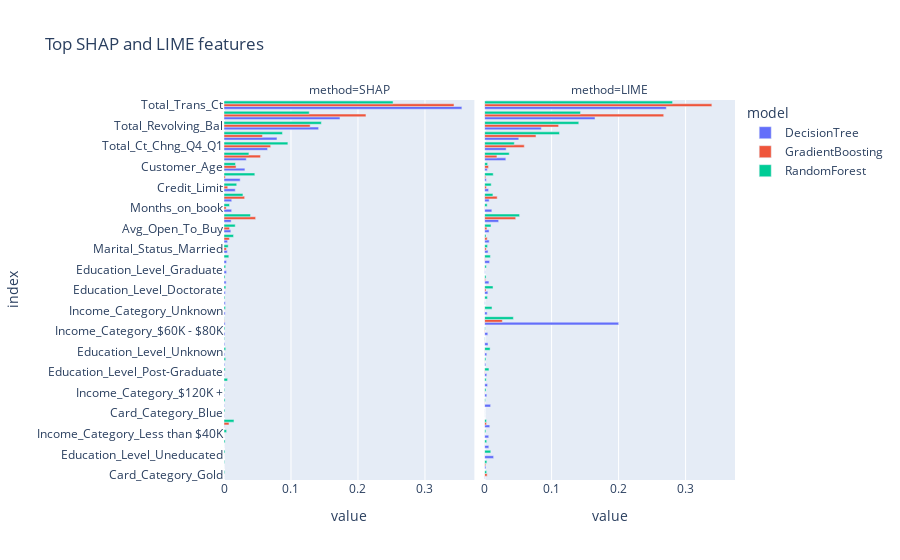

Source (notebook cell):
### Code cell
# plot the results
fig = px.bar(shap_lime_df.sort_values(by='value', ascending=True),
                y='index', 
                x='value', 
                color='model', 
                barmode='group',
                facet_col='method', 
                title="Top SHAP and LIME features")
fig.show()

### Figure 1 — Plotly figure (JSON) as saved in the notebook; plotly's stock layout.template omitted (floating-point values rounded to 4 significant figures)
{"data": [{"alignmentgroup": "True", "hovertemplate": "model=DecisionTree<br>method=SHAP<br>value=%{x}<br>index=%{y}<extra></extra>", "legendgroup": "DecisionTree", "marker": {"color": "#636efa", "pattern": {"shape": ""}}, "name": "DecisionTree", "offsetgroup": "DecisionTree", "orientation": "h", "showlegend": true, "textposition": "auto", "type": "bar", "x": [0, 0, 0, 0, 0, 0.0003914, 0.0004668, 0.0006693, 0.0007071, 0.0008593, 0.0008969, 0.001139, 0.001162, 0.0012, 0.001425, 0.001683, 0.001726, 0.001941, 0.001954, 0.00323, 0.003784, 0.003794, 0.00494, 0.00534, 0.0102, 0.01067, 0.01139, 0.01152, 0.01678, 0.02414, 0.03122, 0.03324, 0.06504, 0.07909, 0.1412, 0.1731, 0.3551], "xaxis": "x", "y": ["Card_Category_Gold", "Card_Category_Silver", "Education_Level_Uneducated", "Education_Level_High School", "Income_Category_Less than $40K", "Gender_M", "Card_Category_Blue", "Income_Category_$40K - $60K", "Income_Category_$120K +", "Marital_Status_Single", "Education_Level_Post-Graduate", "Income_Category_$80K - $120K", "Education_Level_Unknown", "Marital_Status_Unknown", "Income_Category_$60K - $80K", "Card_Category_Platinum", "Income_Category_Unknown", "Education_Level_College", "Education_Level_Doctorate", "Marital_Status_Divorced", "Education_Level_Graduate", "Dependent_count", "Marital_Status_Married", "Gender_F", "Avg_Open_To_Buy", "Months_Inactive_12_mon", "Months_on_book", "Contacts_Count_12_mon", "Credit_Limit", "Avg_Utilization_Ratio", "Customer_Age", "Total_Amt_Chng_Q4_Q1", "Total_Ct_Chng_Q4_Q1", "Total_Relationship_Count", "Total_Revolving_Bal", "Total_Trans_Amt", "Total_Trans_Ct"], "yaxis": "y"}, {"alignmentgroup": "True", "hovertemplate": "model=DecisionTree<br>method=LIME<br>value=%{x}<br>index=%{y}<extra></extra>", "legendgroup": "DecisionTree", "marker": {"color": "#636efa", "pattern": {"shape": ""}}, "name": "DecisionTree", "offsetgroup": "DecisionTree", "orientation": "h", "showlegend": false, "textposition": "auto", "type": "bar", "x": [0, 0.0006157, 0.0006994, 0.0008067, 0.001767, 0.001915, 0.002583, 0.003256, 0.003266, 0.003293, 0.00381, 0.004027, 0.004373, 0.004735, 0.004853, 0.005081, 0.005145, 0.005919, 0.006153, 0.006278, 0.006415, 0.006667, 0.00676, 0.006829, 0.007446, 0.007673, 0.008946, 0.01076, 0.0134, 0.02094, 0.03168, 0.03213, 0.05101, 0.08465, 0.1648, 0.2001, 0.2713], "xaxis": "x2", "y": ["Card_Category_Blue", "Card_Category_Gold", "Education_Level_College", "Education_Level_Graduate", "Income_Category_$80K - $120K", "Card_Category_Silver", "Avg_Utilization_Ratio", "Education_Level_Unknown", "Education_Level_Post-Graduate", "Income_Category_$120K +", "Income_Category_Unknown", "Customer_Age", "Marital_Status_Single", "Income_Category_$60K - $80K", "Education_Level_Doctorate", "Marital_Status_Unknown", "Marital_Status_Married", "Credit_Limit", "Income_Category_Less than $40K", "Education_Level_High School", "Marital_Status_Divorced", "Avg_Open_To_Buy", "Contacts_Count_12_mon", "Gender_F", "Dependent_count", "Gender_M", "Income_Category_$40K - $60K", "Months_on_book", "Education_Level_Uneducated", "Months_Inactive_12_mon", "Total_Amt_Chng_Q4_Q1", "Total_Ct_Chng_Q4_Q1", "Total_Relationship_Count", "Total_Revolving_Bal", "Total_Trans_Amt", "Card_Category_Platinum", "Total_Trans_Ct"], "yaxis": "y2"}, {"alignmentgroup": "True", "hovertemplate": "model=GradientBoosting<br>method=SHAP<br>value=%{x}<br>index=%{y}<extra></extra>", "legendgroup": "GradientBoosting", "marker": {"color": "#EF553B", "pattern": {"shape": ""}}, "name": "GradientBoosting", "offsetgroup": "GradientBoosting", "orientation": "h", "showlegend": true, "textposition": "auto", "type": "bar", "x": [0, 0, 0, 0, 0, 0, 0, 0, 0, 0, 0, 0, 0, 2.864e-06, 2.111e-05, 2.156e-05, 2.904e-05, 3.335e-05, 5.019e-05, 5.411e-05, 0.000464, 0.001858, 0.003213, 0.003532, 0.00559, 0.007432, 0.008039, 0.008268, 0.01802, 0.03079, 0.04718, 0.05446, 0.05742, 0.06967, 0.1286, 0.2119, 0.3433], "xaxis": "x", "y": ["Card_Category_Gold", "Education_Level_College", "Card_Category_Blue", "Education_Level_Uneducated", "Income_Category_$40K - $60K", "Education_Level_High School", "Marital_Status_Unknown", "Income_Category_Unknown", "Education_Level_Unknown", "Education_Level_Doctorate", "Income_Category_$80K - $120K", "Card_Category_Silver", "Income_Category_$60K - $80K", "Income_Category_$120K +", "Education_Level_Graduate", "Education_Level_Post-Graduate", "Marital_Status_Divorced", "Dependent_count", "Income_Category_Less than $40K", "Marital_Status_Single", "Card_Category_Platinum", "Avg_Utilization_Ratio", "Months_on_book", "Marital_Status_Married", "Credit_Limit", "Gender_M", "Gender_F", "Avg_Open_To_Buy", "Customer_Age", "Contacts_Count_12_mon", "Months_Inactive_12_mon", "Total_Amt_Chng_Q4_Q1", "Total_Relationship_Count", "Total_Ct_Chng_Q4_Q1", "Total_Revolving_Bal", "Total_Trans_Amt", "Total_Trans_Ct"], "yaxis": "y"}, {"alignmentgroup": "True", "hovertemplate": "model=GradientBoosting<br>method=LIME<br>value=%{x}<br>index=%{y}<extra></extra>", "legendgroup": "GradientBoosting", "marker": {"color": "#EF553B", "pattern": {"shape": ""}}, "name": "GradientBoosting", "offsetgroup": "GradientBoosting", "orientation": "h", "showlegend": false, "textposition": "auto", "type": "bar", "x": [0, 2.526e-05, 0.0001045, 0.0001736, 0.0001943, 0.0002263, 0.0002658, 0.0002845, 0.0003046, 0.0003475, 0.0003518, 0.0003712, 0.0003794, 0.0004183, 0.0005381, 0.0007358, 0.000878, 0.001233, 0.001599, 0.001659, 0.002089, 0.002417, 0.002756, 0.002769, 0.003441, 0.003826, 0.003858, 0.005795, 0.0184, 0.01874, 0.02645, 0.04643, 0.05922, 0.0767, 0.1105, 0.2673, 0.3392], "xaxis": "x2", "y": ["Card_Category_Blue", "Marital_Status_Single", "Education_Level_College", "Income_Category_Less than $40K", "Income_Category_$80K - $120K", "Education_Level_High School", "Education_Level_Uneducated", "Marital_Status_Unknown", "Education_Level_Graduate", "Income_Category_$40K - $60K", "Education_Level_Unknown", "Months_on_book", "Income_Category_$120K +", "Income_Category_Unknown", "Income_Category_$60K - $80K", "Education_Level_Post-Graduate", "Dependent_count", "Marital_Status_Divorced", "Card_Category_Silver", "Avg_Utilization_Ratio", "Education_Level_Doctorate", "Marital_Status_Married", "Gender_M", "Credit_Limit", "Avg_Open_To_Buy", "Card_Category_Gold", "Gender_F", "Customer_Age", "Total_Amt_Chng_Q4_Q1", "Contacts_Count_12_mon", "Card_Category_Platinum", "Months_Inactive_12_mon", "Total_Ct_Chng_Q4_Q1", "Total_Relationship_Count", "Total_Revolving_Bal", "Total_Trans_Amt", "Total_Trans_Ct"], "yaxis": "y2"}, {"alignmentgroup": "True", "hovertemplate": "model=RandomForest<br>method=SHAP<br>value=%{x}<br>index=%{y}<extra></extra>", "legendgroup": "RandomForest", "marker": {"color": "#00cc96", "pattern": {"shape": ""}}, "name": "RandomForest", "offsetgroup": "RandomForest", "orientation": "h", "showlegend": true, "textposition": "auto", "type": "bar", "x": [0.0003299, 0.0008069, 0.0008467, 0.001029, 0.001071, 0.001245, 0.001344, 0.00141, 0.001454, 0.001562, 0.001608, 0.001635, 0.001826, 0.002195, 0.002491, 0.002529, 0.002548, 0.002733, 0.003895, 0.005314, 0.006258, 0.007185, 0.008189, 0.01423, 0.0149, 0.01674, 0.01715, 0.01898, 0.02827, 0.03717, 0.03955, 0.046, 0.08724, 0.09535, 0.1272, 0.1453, 0.2524], "xaxis": "x", "y": ["Card_Category_Platinum", "Card_Category_Silver", "Marital_Status_Unknown", "Card_Category_Gold", "Income_Category_$120K +", "Education_Level_College", "Income_Category_$60K - $80K", "Card_Category_Blue", "Education_Level_Uneducated", "Marital_Status_Divorced", "Income_Category_$40K - $60K", "Education_Level_High School", "Education_Level_Post-Graduate", "Income_Category_Unknown", "Education_Level_Graduate", "Income_Category_$80K - $120K", "Education_Level_Unknown", "Education_Level_Doctorate", "Income_Category_Less than $40K", "Marital_Status_Single", "Marital_Status_Married", "Dependent_count", "Months_on_book", "Gender_F", "Gender_M", "Avg_Open_To_Buy", "Customer_Age", "Credit_Limit", "Contacts_Count_12_mon", "Total_Amt_Chng_Q4_Q1", "Months_Inactive_12_mon", "Avg_Utilization_Ratio", "Total_Relationship_Count", "Total_Ct_Chng_Q4_Q1", "Total_Trans_Amt", "Total_Revolving_Bal", "Total_Trans_Ct"], "yaxis": "y"}, {"alignmentgroup": "True", "hovertemplate": "model=RandomForest<br>method=LIME<br>value=%{x}<br>index=%{y}<extra></extra>", "legendgroup": "RandomForest", "marker": {"color": "#00cc96", "pattern": {"shape": ""}}, "name": "RandomForest", "offsetgroup": "RandomForest", "orientation": "h", "showlegend": false, "textposition": "auto", "type": "bar", "x": [0, 0.0005683, 0.001004, 0.00127, 0.00184, 0.001942, 0.002082, 0.002108, 0.002157, 0.002351, 0.002477, 0.002801, 0.003046, 0.003108, 0.003379, 0.003824, 0.004185, 0.004368, 0.004495, 0.00647, 0.008175, 0.008588, 0.009207, 0.009522, 0.009829, 0.01106, 0.01241, 0.01258, 0.01284, 0.03679, 0.04293, 0.04431, 0.05222, 0.1118, 0.1406, 0.1431, 0.2806], "xaxis": "x2", "y": ["Card_Category_Blue", "Marital_Status_Unknown", "Income_Category_$60K - $80K", "Income_Category_$40K - $60K", "Income_Category_Less than $40K", "Income_Category_$80K - $120K", "Gender_F", "Income_Category_$120K +", "Marital_Status_Divorced", "Marital_Status_Single", "Education_Level_Graduate", "Gender_M", "Card_Category_Gold", "Education_Level_High School", "Card_Category_Silver", "Months_on_book", "Education_Level_College", "Marital_Status_Married", "Customer_Age", "Education_Level_Post-Graduate", "Education_Level_Unknown", "Dependent_count", "Education_Level_Uneducated", "Avg_Open_To_Buy", "Credit_Limit", "Income_Category_Unknown", "Contacts_Count_12_mon", "Education_Level_Doctorate", "Avg_Utilization_Ratio", "Total_Amt_Chng_Q4_Q1", "Card_Category_Platinum", "Total_Ct_Chng_Q4_Q1", "Months_Inactive_12_mon", "Total_Relationship_Count", "Total_Revolving_Bal", "Total_Trans_Amt", "Total_Trans_Ct"], "yaxis": "y2"}], "layout": {"annotations": [{"font": {}, "showarrow": false, "text": "method=SHAP", "x": 0.245, "xanchor": "center", "xref": "paper", "y": 1, "yanchor": "bottom", "yref": "paper"}, {"font": {}, "showarrow": false, "text": "method=LIME", "x": 0.755, "xanchor": "center", "xref": "paper", "y": 1, "yanchor": "bottom", "yref": "paper"}], "barmode": "group", "legend": {"title": {"text": "model"}, "tracegroupgap": 0}, "title": {"text": "Top SHAP and LIME features"}, "xaxis": {"anchor": "y", "domain": [0, 0.49], "title": {"text": "value"}}, "xaxis2": {"anchor": "y2", "domain": [0.51, 1], "matches": "x", "title": {"text": "value"}}, "yaxis": {"anchor": "x", "domain": [0, 1], "title": {"text": "index"}}, "yaxis2": {"anchor": "x2", "domain": [0, 1], "matches": "y", "showticklabels": false}}}
